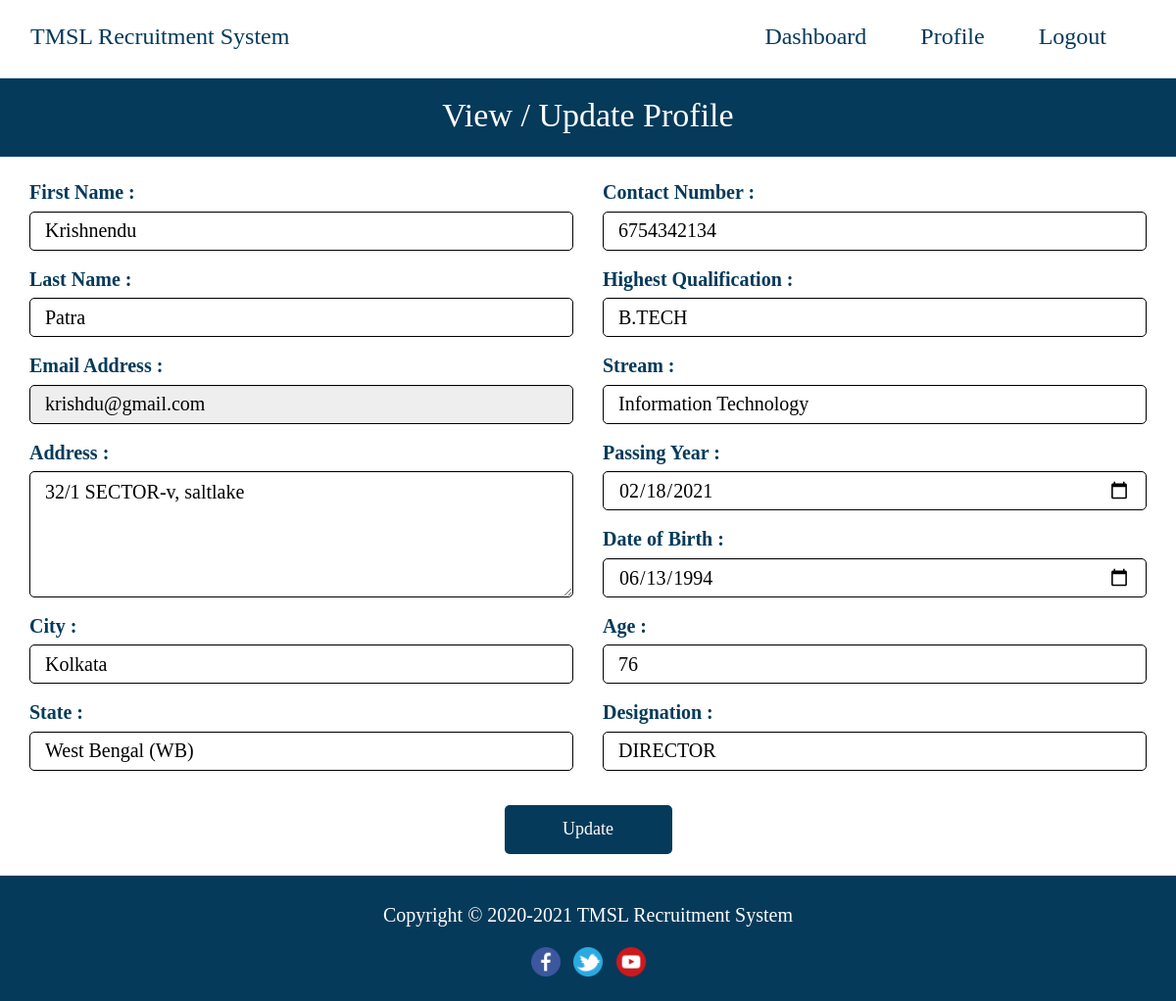
Page /user/profile.php (signed in) on the committed database.
### tables this page shows
CREATE TABLE `users` (
  `id_user` int(11) NOT NULL,
  `firstname` varchar(255) NOT NULL,
  `lastname` varchar(255) NOT NULL,
  `email` varchar(255) NOT NULL,
  `password` varchar(255) NOT NULL,
  `address` text,
  `city` varchar(255) DEFAULT NULL,
  `state` varchar(255) DEFAULT NULL,
  `contactno` varchar(255) DEFAULT NULL,
  `qualification` varchar(255) DEFAULT NULL,
  `stream` varchar(255) DEFAULT NULL,
  `passingyear` varchar(255) DEFAULT NULL,
  `dob` varchar(255) DEFAULT NULL,
  `age` varchar(255) DEFAULT NULL,
  `designation` varchar(255) DEFAULT NULL,
  `resume` varchar(255) DEFAULT NULL
);

### user/profile.php (the view, shortened to what this page needs)
<?php
require_once("../db.php");
?>
<!DOCTYPE html>
<html lang="en">
  <head>
  <link rel="stylesheet" href="https://maxcdn.bootstrapcdn.com/bootstrap/3.3.7/css/bootstrap.min.css">
  </head>
  <body>
  <font face="calibri">
  <section>
    <div class="container">
      <div class="row">
        <header>
          <nav class="navbar navbar-default" style="margin-bottom: 0; height: 80px; background-color: white; border-color: transparent;">
            <div class="container-fluid">
              <div class="navbar-header">
                <a class="navbar-brand" style="font-size: 24px; color: #053a5a; line-height: 42px;" href="../index.php">TMSL Recruitment System</a>
              </div>
              <div class="collapse navbar-collapse" id="bs-example-navbar-collapse-1">
                <ul class="nav navbar-nav navbar-right">
                <li style="padding-right: 25px;"><a href="dashboard.php" style="font-size: 24px; color: #053a5a; line-height: 42px;">Dashboard</a></li>
                  <li style="padding-right: 25px;"><a href="profile.php" style="font-size: 24px; color: #053a5a; line-height: 42px;">Profile</a></li>
                  <li style="padding-right: 25px;"><a href="../logout.php" style="font-size: 24px; color: #053a5a; line-height: 42px;">Logout</a></li>
                </ul>
              </div>
            </div>
          </nav>
        </header>
      </div>
    </div>
  </section>
    <div style="background-color: #053a5a; height: 80px;">
    <p style="font-size: 34px; color: white; text-align: center; line-height: 75px;">View / Update Profile</p>
  </div>
  <br>
      <div class="container">
        <div class="row">
            <form method="post" action="updateprofile.php">
                        <div class="col-md-6">
              <?php
                $sql = "SELECT * FROM users WHERE id_user='$_SESSION[id_user]'";
                $result = $conn->query($sql);
                if($result->num_rows > 0) {
                  while($row = $result->fetch_assoc()) {
               ?>
              <div class="form-group">
                <label for="fname" style="font-size: 20px; color: #053a5a;">First Name :</label>
                <input style="font-size: 20px; padding-left: 15px; padding-right: 15px; border: 1px solid black; border-radius: 5px; width: 100%; height: 40px; color: black;" type="text" class="form-control" id="fname" name="fname" placeholder="First Name" value="<?php echo $row['firstname']; ?>" required="">
              </div>
              <div class="form-group">
                <label for="lname" style="font-size: 20px; color: #053a5a;">Last Name :</label>
                <input style="font-size: 20px; padding-left: 15px; padding-right: 15px; border: 1px solid black; border-radius: 5px; width: 100%; height: 40px; color: black; " type="text" class="form-control" id="lname" name="lname" placeholder="Last Name" value="<?php echo $row['lastname']; ?>" required="">
              </div>
              <div class="form-group">
                <label for="email" style="font-size: 20px; color: #053a5a;">Email Address :</label>
                <input style="font-size: 20px; padding-left: 15px; padding-right: 15px; border: 1px solid black; border-radius: 5px; width: 100%; height: 40px; color: black; " type="email" class="form-control" id="email"  placeholder="Email" value="<?php echo $row['email']; ?>" readonly>
              </div>
              <div class="form-group">
                <label for="address" style="font-size: 20px; color: #053a5a;">Address :</label>
                <textarea style="font-size: 20px; padding-left: 15px; padding-right: 15px; border: 1px solid black; border-radius: 5px; color: black; " id="address" name="address" class="form-control" rows="4" placeholder="Address"><?php echo $row['address']; ?></textarea>
              </div>
              <div class="form-group">
                <label for="city" style="font-size: 20px; color: #053a5a;">City :</label>
                <input style="font-size: 20px; padding-left: 15px; padding-right: 15px; border: 1px solid black; border-radius: 5px; width: 100%; height: 40px; color: black; " type="text" class="form-control" id="city" name="city" placeholder="City" value="<?php echo $row['city']; ?>">
              </div>
              <div class="form-group">
                <label for="state" style="font-size: 20px; color: #053a5a;">State :</label>
                <input style="font-size: 20px; padding-left: 15px; padding-right: 15px; border: 1px solid black; border-radius: 5px; width: 100%; height: 40px; color: black; " type="text" class="form-control" id="state" name="state" placeholder="State" value="<?php echo $row['state']; ?>">
              </div>
                  </div>
          <div class="col-md-6">
              <div class="form-group">
                <label for="contactno" style="font-size: 20px; color: #053a5a;">Contact Number :</label>
                <input style="font-size: 20px; padding-left: 15px; padding-right: 15px; border: 1px solid black; border-radius: 5px; width: 100%; height: 40px; color: black; " type="number" class="form-control" id="contactno" minlength="10" maxlength="10" name="contactno" placeholder="Contact Number" value="<?php echo $row['contactno']; ?>">
              </div>
              <div class="form-group" style="font-size: 20px; color: #053a5a;">
                <label for="qualification">Highest Qualification :</label>
                <input style="font-size: 20px; padding-left: 15px; padding-right: 15px; border: 1px solid black; border-radius: 5px; width: 100%; height: 40px; color: black; " type="text" class="form-control" id="qualification" name="qualification" placeholder="Qualification" value="<?php echo $row['qualification']; ?>">
              </div>
              <div class="form-group" style="font-size: 20px; color: #053a5a;">
                <label for="stream">Stream :</label>
                <input style="font-size: 20px; padding-left: 15px; padding-right: 15px; border: 1px solid black; border-radius: 5px; width: 100%; height: 40px; color: black; " type="text" class="form-control" id="stream" name="stream" placeholder="Stream" value="<?php echo $row['stream']; ?>">
              </div>
              <div class="form-group" style="font-size: 20px; color: #053a5a;">
                <label for="passingyear">Passing Year :</label>
                <input style="font-size: 20px; padding-left: 15px; padding-right: 15px; border: 1px solid black; border-radius: 5px; width: 100%; height: 40px; color: black; " type="date" class="form-control" id="passingyear" name="passingyear" placeholder="Passing Year" value="<?php echo $row['passingyear']; ?>">
              </div>
              <div class="form-group" style="font-size: 20px; color: #053a5a;">
                <label for="dob">Date of Birth :</label>
                <input style="font-size: 20px; padding-left: 15px; padding-right: 15px; border: 1px solid black; border-radius: 5px; width: 100%; height: 40px; color: black; " type="date" class="form-control" id="dob" name="dob" placeholder="Date of Birth" value="<?php echo $row['dob']; ?>">
              </div>
              <div class="form-group" style="font-size: 20px; color: #053a5a;">
                <label for="age">Age :</label>
                <input style="font-size: 20px; padding-left: 15px; padding-right: 15px; border: 1px solid black; border-radius: 5px; width: 100%; height: 40px; color: black; " type="text" class="form-control" id="age" name="age" placeholder="Age" value="<?php echo $row['age']; ?>">
              </div>
              <div class="form-group" style="font-size: 20px; color: #053a5a;">
                <label for="designation">Designation :</label>
                <input style="font-size: 20px; padding-left: 15px; padding-right: 15px; border: 1px solid black; border-radius: 5px; width: 100%; height: 40px; color: black; " type="text" class="form-control" id="designation" name="designation" placeholder="Designation" value="<?php echo $row['designation']; ?>">
              </div>          </div>
            <div class="col-md-12">
              <br>
            </div>
            <div class="col-md-12">
              <div class="text-center">
                <button type="submit" style="font-size: 18px; background-color: #053a5a; color: white; width: 15%; height: 50px; border-color: transparent; border-radius: 5px;">Update</button>
              </div>
            </div>
              <?php
                }
              }
            ?>
            </form>
          </div>
        </div>
      <br>
<footer id="footer" style="background-color: #053a5a; height: 80px;">
    <p style="color:white; font-size: 20px; line-height: 80px; text-align: center;">
    Copyright &copy; 2020-2021 <a href="index.php" style="color:white;">TMSL Recruitment System </a>
    </p>
    <div align="center" style="background-color: #053a5a; margin-top: -1.4%; height: 55px;">
    <a href="https://www.facebook.com/tigkolkata" target="_blank"><img src="../img/facebook.png" style="width: 30px; height: 30px; margin-left: 5px; margin-right: 5px;" /></a>
    <a href="https://twitter.com/tiukolkata" target="_blank"><img src="../img/twitter.png" style="width: 30px; height: 30px; margin-left: 5px; margin-right: 5px;" /></a>
    <a href="https://www.youtube.com/user/technoindiagroup" target="_blank"><img src="../img/youtube.png" style="width: 30px; height: 30px; margin-left: 5px; margin-right: 5px;" /></a>
    </div>
  </footer>
</font>
  </body>
</html>

### rows in the picture
users: fname "Krishnendu", lname "Patra", email "krishdu@gmail.com", address "32/1 SECTOR-v, saltlake", city "Kolkata", state "West Bengal (WB)", contactno "6754342134", qualification "B.TECH", stream "Information Technology", passingyear "02/18/2021", dob "06/13/1994", age "76", designation "DIRECTOR"
